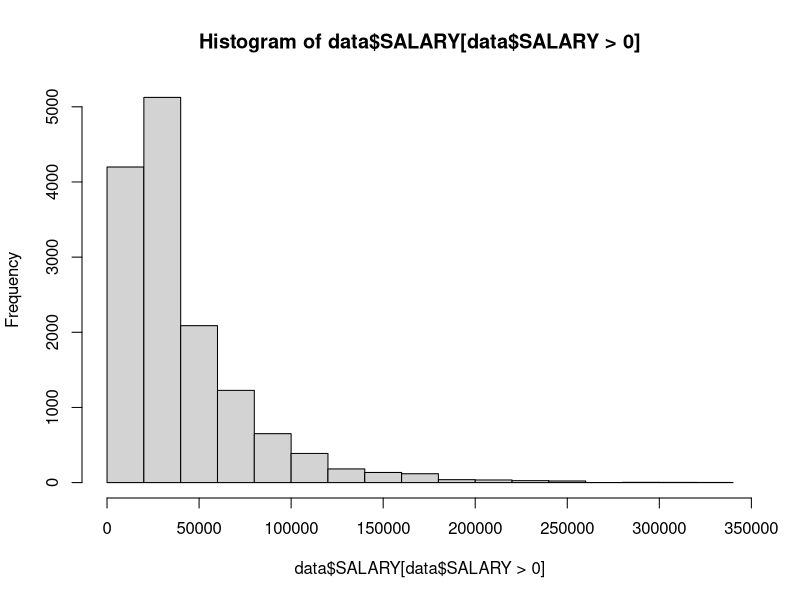

Recreate this plot in R.
setwd("~/github/medical_cost/data")
data = read.csv("raw_data.csv")

#drop any row without an age, because... huh?
data <- data[data$AGE >= 0,]

#drop rows that don't have weight
data <- data[data$PERWT > 0,]

data$BORNUSA <- data$BORNUSA == 1

#Aggregate multiple wage values into one field
data$HRWG31[data$HRWG31 == -10] <- 80
data$HRWG42[data$HRWG42 == -10] <- 80
data$HRWG53[data$HRWG53 == -10] <- 80
data$HRWG31[data$HRWG31 < 0] <- -1
data$HRWG42[data$HRWG42 < 0] <- -1
data$HRWG53[data$HRWG53 < 0] <- -1
data$HRWG <- pmax(data$HRWG31, data$HRWG42, data$HRWG53)
data <- data[ , !(names(data) %in% c("HRWG31","HRWG42","HRWG53"))]

#Aggregate multiple hours worked values into one field
data$HOUR31[data$HOUR31 < 0] <- 0
data$HOUR42[data$HOUR42 < 0] <- 0
data$HOUR53[data$HOUR53 < 0] <- 0
data$HOUR <- pmax(data$HOUR31, data$HOUR42, data$HOUR53)
#these people are lying or confused
data$HOUR <- pmin(data$HOUR, 80)
data$HASWG <- data$HRWG > 0
data <- data[ , !(names(data) %in% c("HOUR31","HOUR42","HOUR53"))]

#Aggregate multiple preg values into one field
data$PREG31 <- data$PREG31 == 1
data$PREG42 <- data$PREG42 == 1
data$PREG53 <- data$PREG53 == 1
data$PREG <- pmax(data$PREG31, data$PREG42, data$PREG53)
data <- data[ , !(names(data) %in% c("PREG31","PREG42","PREG53"))]
data$PREG <- data$PREG == 1

data$SEX <- data$SEX == 1

#Aggregate employment values into one field
data$EMP31 <- data$EMP31 %in% c(1, 2, 3)
data$EMP42 <- data$EMP42 %in% c(1, 2, 3)
data$EMP53 <- data$EMP53 %in% c(1, 2, 3)
data$EMP <- pmax(data$EMP31, data$EMP42, data$EMP53)
data <- data[ , !(names(data) %in% c("EMP31","EMP42","EMP53"))]
data$EMP <- data$EMP == 1

#set BMI to national average if no data
data$BMI[data$BMI < 0] <- 26.5

#combine all unknown EDU values
data$EDU[data$EDU < 0] <- -1

data$SALARY <- data$HRWG * data$HOUR * data$HASWG * 52
hist(data$SALARY[data$SALARY > 0])

data$MARRY[data$MARRY < 0] <- -1

data$DIAB <- data$DIAB == 1
data$CANCER <- data$CANCER == 1
summary(data)


write.csv(data, file = "processed_data.csv", row.names = FALSE)
